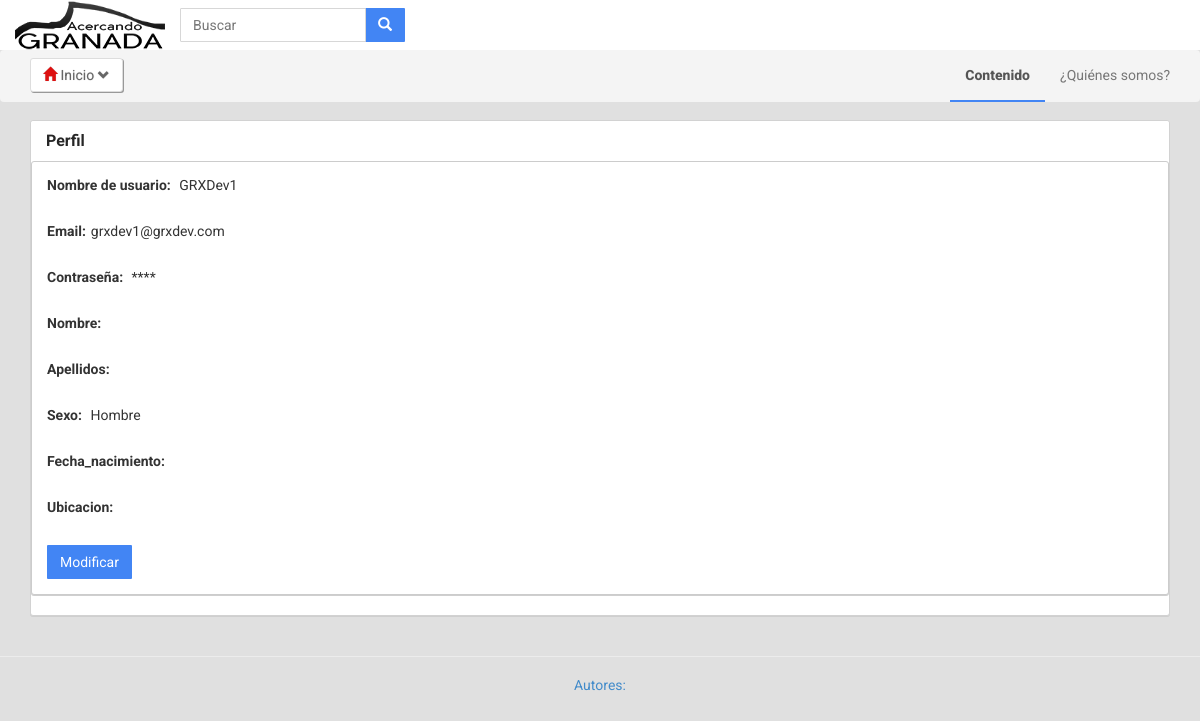
The app's page /GRXDev/index.php?cat=perfil (signed in), older data.
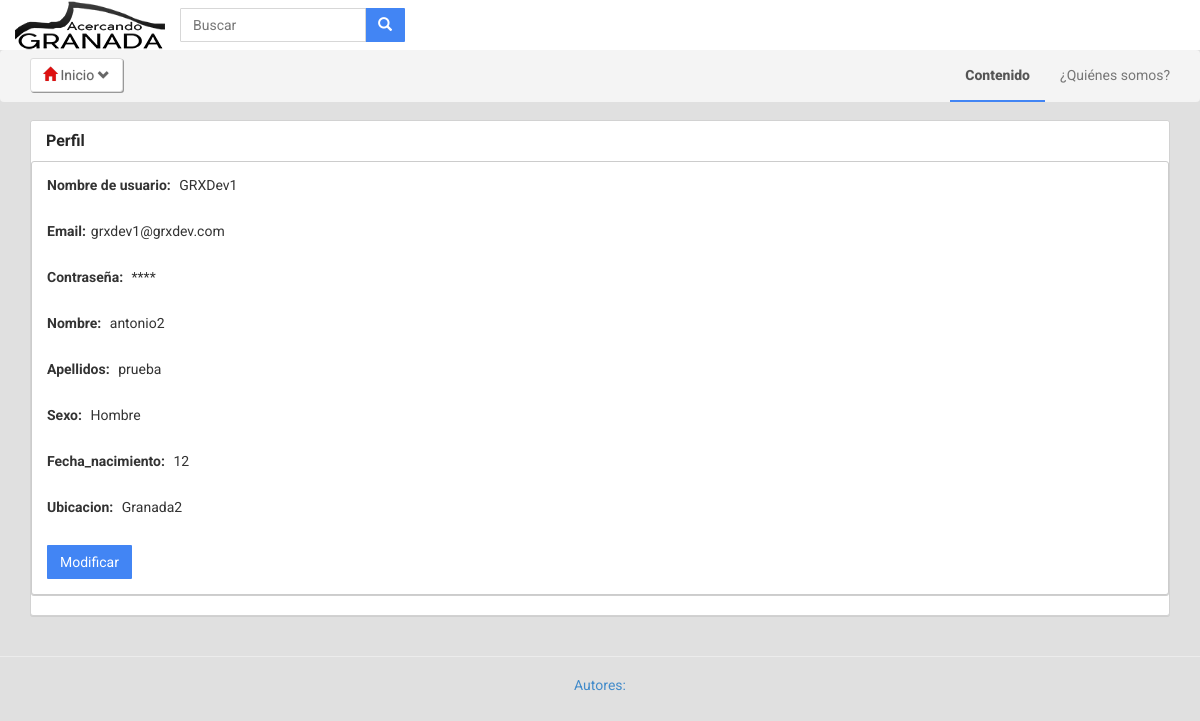
The same page, newer data.
### tables this page shows
CREATE TABLE IF NOT EXISTS `usuarios` (
`ID_Usuario` int(11) NOT NULL,
  `Nombre_usuario` varchar(12) NOT NULL,
  `Direccion_correo` varchar(25) NOT NULL,
  `Contrasena` varchar(12) NOT NULL,
  `Tipo_usuario` tinyint(4) NOT NULL,
  `Nombre` varchar(15) NOT NULL,
  `Apellidos` varchar(22) NOT NULL,
  `Sexo` varchar(8) NOT NULL DEFAULT 'Hombre',
  `Fecha_nacimiento` varchar(10) NOT NULL,
  `Ubicacion` varchar(15) NOT NULL,
  `NIF` varchar(15) NOT NULL,
  `Validador` int(11) NOT NULL
);

### GRXDev/BD.php (called while the page is built, shortened)
<?php
class BD {
    private $localhost;
    private $user;
    private $pass;
    public function BD($direccion, $usuario, $contrasenia, $basedatos) {
        $this->localhost = $direccion;
        $this->user = $usuario;
        $this->pass = $contrasenia;
        $this->database = $basedatos;
    }
    public function GetMyConnection() {
        $this->conexion = mysql_connect($this->localhost, $this->user, $this->pass) or die('Could not connect to server.');
        return $this->conexion;
    }
    public function Query($cadena) {
        return $res = mysql_query($cadena, $this->GetMyConnection());
    }
}

### GRXDev/perfil.php (the view, shortened to what this page needs)
<div class="container" id="main">
    <div class="row">
        <?php
		include "BD.php";
		$id = isset($_GET['ID_Usuario']) ? $_GET['ID_Usuario'] : null;
		$datos = new BD("localhost", "root", "", "GRXDev");
		if(empty($id)){
			$result = $datos->Query("select Nombre_usuario,Direccion_correo,Tipo_usuario,ID_Usuario,Nombre,Apellidos,Sexo,Fecha_nacimiento,ubicacion,NIF from 	Usuarios where ID_Usuario='".$_COOKIE['id_usuario']."'");
		}
		else{
			$result = $datos->Query("select Nombre_usuario,Direccion_correo,Tipo_usuario,ID_Usuario,Nombre,Apellidos,Sexo,Fecha_nacimiento,ubicacion,NIF from 	Usuarios where ID_Usuario='".$id."'");
		}
		$fila = mysql_fetch_array($result);
		?>
            <div class="col-md-12 col-sm-12">
                <div class="panel panel-default">
                <div class="panel-heading">Perfil</div>
					<div class="panel panel-default">
						<div class="panel-body"><strong style="margin-right:5px;">Nombre de usuario:  </strong><?php echo $fila['Nombre_usuario']?></div>
						<div class="panel-body"><strong style="margin-right:5px;">Email:</strong><?php echo $fila['Direccion_correo']?></div>
						<div class="panel-body"><strong style="margin-right:5px;">Contraseña:  </strong>****</div>
						<div class="panel-body"><strong style="margin-right:5px;">Nombre: </strong><?php echo $fila['Nombre']?></div>
						<?php
							if($fila['Tipo_usuario']!=5){
						?>
						<div class="panel-body"><strong style="margin-right:5px;">Apellidos: </strong><?php echo $fila['Apellidos']?></div>
						<div class="panel-body"><strong style="margin-right:5px;">Sexo: </strong><?php echo $fila['Sexo']?></div>
						<div class="panel-body"><strong style="margin-right:5px;">Fecha_nacimiento: </strong><?php echo $fila['Fecha_nacimiento']?></div>
						<div class="panel-body"><strong style="margin-right:5px;">Ubicacion: </strong><?php echo $fila['ubicacion']?></div>
						<?php }?>
						<div class="panel-body"><button class="btn btn-primary" onClick="location.href = 'index.php?cat=modificar&ID_Usuario=<?php echo $fila['ID_Usuario'] ?>'" >Modificar</button></div>
					</div>
                </div>
            </div>
	</div>
</div>

### GRXDev/header.php (shortened to what this page needs)
<!DOCTYPE html>
<html lang="en">
    <head>
        <link href="css/bootstrap.min.css" rel="stylesheet">
        <link href="css/styles.css" rel="stylesheet">
    </head>
<nav class="navbar navbar-fixed-top header">
    <div class="col-md-12">
        <div class="navbar-header">
            <a href="index.php"><img src="images/Acercando GRANADA [SMALL].png" width="150" height="50" alt="GRXDev"></a>
        </div>
        <div class="collapse navbar-collapse" id="navbar-collapse1">
            <form class="navbar-form pull-left">
                <div class="input-group" style="max-width:470px;">
                    <input type="text" class="form-control" placeholder="Buscar" name="srch-term" id="srch-term">
                    <div class="input-group-btn">
                        <button class="btn btn-default btn-primary" type="submit"><i class="glyphicon glyphicon-search"></i></button>
                    </div>
                </div>
            </form>
        </div>
    </div>
</nav>
<div class="navbar navbar-default" id="subnav">
    <div class="col-md-12">
        <div class="navbar-header">
            <?php if ($_COOKIE['sesion_iniciada'] == true) { ?>
                <a href="#" style="margin-left:15px;" class="navbar-btn btn btn-default btn-plus dropdown-toggle" data-toggle="dropdown"><i class="glyphicon glyphicon-home" style="color:#dd1111;"></i> Inicio <small><i class="glyphicon glyphicon-chevron-down"></i></small></a>
            <?php } ?>
        </div>
        <div class="collapse navbar-collapse" id="navbar-collapse2">
            <ul class="nav navbar-nav navbar-right">
                <li class="active"><a href="index.php">Contenido</a></li>
                <li><a href="#aboutModal" role="button" data-toggle="modal">¿Quiénes somos?</a></li>
            </ul>
        </div>
    </div>
</div>

### GRXDev/content.php (shortened to what this page needs)
<?php
$categoria=isset($_GET['cat']) ? $_GET['cat'] : '';
if(!empty($categoria)){
	if($categoria == 'buscador' ){
		include_once 'buscador.php';
	}
        else if($categoria == 'registrarme')
        {
            include_once 'registrarme.php';
        }
			else if($categoria == 'perfil'){
				include_once 'perfil.php';
			}
}
?>

### GRXDev/footer.php (shortened to what this page needs)
<hr>
                <div class="col-md-12 text-center"><p><a href=#>Autores:</a></p></div>

### GRXDev/index.php (shortened to what this page needs)
         <?php
        include 'header.php';
        include 'content.php';
        include 'footer.php';
        ?>
    </body>
</html>

### GRXDev/css/styles.css (style rules this page uses)
.navbar-default { background-color:#f4f4f4;margin-top:50px;border-width:0;z-index:5; }
.navbar-default .navbar-nav > .active > a,.navbar-default .navbar-nav > li:hover > a { border:0 solid #4285f4;border-bottom-width:2px;font-weight:800;background-color:transparent; }
.header { background-color:#ffffff;border-width:0; }
.header .navbar-collapse { background-color:#ffffff; }
.btn,.form-control,.panel,.list-group,.well { border-radius:1px;box-shadow:0 0 0; }
.form-control { border-color:#d7d7d7; }
.btn-primary { border-color:transparent; }
.btn-primary,.label-primary,.list-group-item.active, .list-group-item.active:hover, .list-group-item.active:focus { background-color:#4285f4; }
.btn-plus { background-color:#ffffff;border-width:1px;border-color:#dddddd;box-shadow:1px 1px 0 #999999;border-radius:3px;color:#666666;text-shadow:0 0 1px #bbbbbb; }
.well,.panel { border-color:#d2d2d2;box-shadow:0 1px 0 #cfcfcf;border-radius:3px; }
hr { border-color:#ececec; }
button { outline: 0; }
.panel .panel-heading { background-color:#ffffff; font-weight:700; font-size:16px; color:#262626; border-color:#ffffff; }
.panel .panel-default { border-color:#cccccc; }
#subnav { position:fixed; width:100%; }
#main { padding-top:120px; }

Row changes from the older to the newer data that the page shows:
changed usuarios "GRXDev1": Nombre (not shown) → "antonio2"; Apellidos (not shown) → "prueba"; Fecha_nacimiento (not shown) → "12"; Ubicacion (not shown) → "Granada2"
